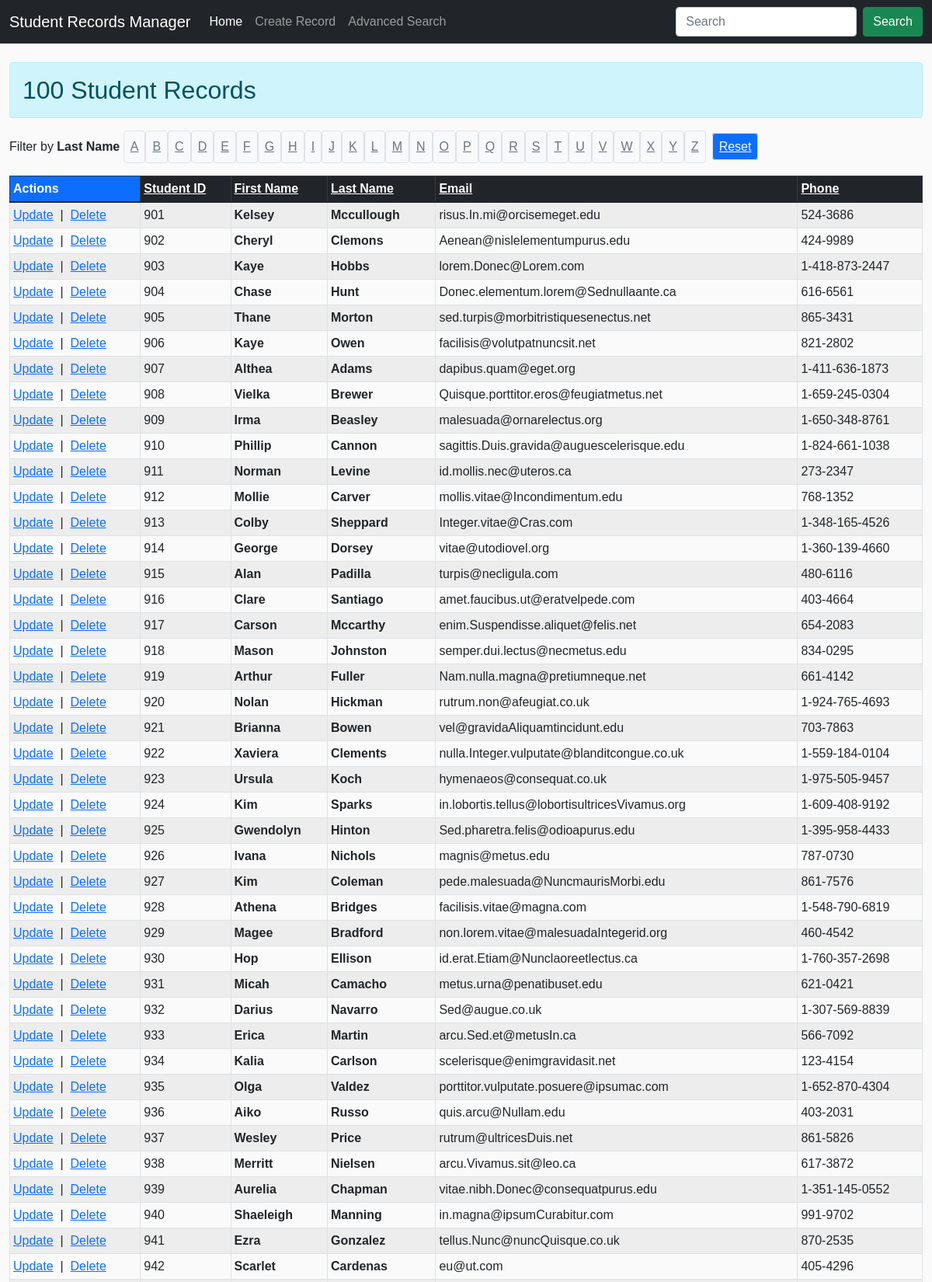
The app's page /Module-6/project-2-Zlitchufdux-master/display-records.php?sortby=student_id (upper part) with its own data.
### tables this page shows
CREATE TABLE `student_v2` (
  `id` mediumint(8) UNSIGNED NOT NULL,
  `student_id` mediumint(9) NOT NULL,
  `first_name` varchar(255) NOT NULL,
  `last_name` varchar(255) NOT NULL,
  `email` varchar(255) NOT NULL,
  `phone` varchar(100) NOT NULL,
  `degree_program` varchar(255) NOT NULL,
  `gpa` mediumint(9) NOT NULL,
  `financial_aid` mediumint(9) NOT NULL,
  `data_created` timestamp NOT NULL DEFAULT CURRENT_TIMESTAMP ON UPDATE CURRENT_TIMESTAMP
);

### Module-6/project-2-Zlitchufdux-master/inc/app/config.inc.php (called while the page is built, shortened)
<?php
$db_table = "student_v2";

### Module-6/project-2-Zlitchufdux-master/inc/functions/functions.inc.php (the view, shortened to what this page needs)
<?php
function display_letter_filters($filter)
{
    echo '<span class="d-inline-block mr-3">Filter by <strong>Last Name</strong></span> ';
    $letters = range('A', 'Z');
    for ($i = 0; $i < count($letters); $i++) {
        if ($filter == $letters[$i]) {
            $class = 'class="d-inline-block text-light font-weight-bold p-2 mr-3 bg-dark"';
        } else {
            $class = 'class="d-inline-block text-secondary p-2 mr-5 bg-light border rounded"';
        }
        echo "<u><a $class href='?filter=$letters[$i]' title='$letters[$i]'>$letters[$i]</a></u>";
    }
    echo '<a class="text-secondary p-2 mx-2 bg-primary text-light border rounded" href="?clearfilter" title="Reset Filter">Reset</a>&nbsp;&nbsp;';
}
function display_record_table($records)
{
    echo '<div class="table-responsive">';
    echo "<table class=\"table table-striped table-hover table-sm mt-3 table-bordered\">";
    echo '<thead class="table-dark"><tr><th class="bg-primary">Actions</th><th><a href="?sortby=student_id">Student ID</a></th><th><a href="?sortby=first_name">First Name</a></th><th><a href="?sortby=last_name">Last Name</a></th><th><a href="?sortby=email">Email</a></th><th><a href="?sortby=phone">Phone</a></th></thead>';
    foreach ($records as $row) {
        echo '<tr>';
        echo "<td><a href=\"update-record.php?id={$row->id}\">Update</a>&nbsp;&nbsp;|&nbsp;&nbsp;<a href=\"delete-record.php?id={$row->id}\" onclick=\"return confirm('Are you sure?');\">Delete</a></td>";
        echo "<td>{$row->student_id}</td>";
        echo "<td><strong>{$row->first_name}</strong></td>";
        echo "<td><strong>{$row->last_name}</strong></td>";
        echo "<td>{$row->email}</td>";
        echo "<td>{$row->phone}</td>";
        echo '</tr>';
    }
    echo '</table>';
    echo '</div>';
}
function echoActiveClassIfRequestMatches($requestUri)
{
    $current_file_name = basename($_SERVER["REQUEST_URI"], ".php");
    if ($current_file_name == $requestUri)
        echo 'active';
}

### Module-6/project-2-Zlitchufdux-master/css/style.css (style rules this page uses)
body { font-family: Arial, Helvetica, sans-serif; margin: 0; padding: 0; background: #fafafa; }
th a:link, th a:visited, th a:hover, th a:active { color: #ffffff; }

### records on screen
student_v2: student "901", first_name "Kelsey", last_name "Mccullough", email "risus.In.mi@orcisemeget.edu", phone "524-3686"
student_v2: student "902", first_name "Cheryl", last_name "Clemons", email "Aenean@nislelementumpurus.edu", phone "424-9989"
student_v2: student "903", first_name "Kaye", last_name "Hobbs", email "lorem.Donec@Lorem.com", phone "1-418-873-2447"
student_v2: student "904", first_name "Chase", last_name "Hunt", email "Donec.elementum.lorem@Sednullaante.ca", phone "616-6561"
student_v2: student "905", first_name "Thane", last_name "Morton", email "sed.turpis@morbitristiquesenectus.net", phone "865-3431"
student_v2: student "906", first_name "Kaye", last_name "Owen", email "facilisis@volutpatnuncsit.net", phone "821-2802"
student_v2: student "907", first_name "Althea", last_name "Adams", email "dapibus.quam@eget.org", phone "1-411-636-1873"
student_v2: student "908", first_name "Vielka", last_name "Brewer", email "Quisque.porttitor.eros@feugiatmetus.net", phone "1-659-245-0304"
student_v2: student "909", first_name "Irma", last_name "Beasley", email "malesuada@ornarelectus.org", phone "1-650-348-8761"
student_v2: student "910", first_name "Phillip", last_name "Cannon", email "sagittis.Duis.gravida@auguescelerisque.edu", phone "1-824-661-1038"
student_v2: student "911", first_name "Norman", last_name "Levine", email "id.mollis.nec@uteros.ca", phone "273-2347"
student_v2: student "912", first_name "Mollie", last_name "Carver", email "mollis.vitae@Incondimentum.edu", phone "768-1352"
student_v2: student "913", first_name "Colby", last_name "Sheppard", email "Integer.vitae@Cras.com", phone "1-348-165-4526"
student_v2: student "914", first_name "George", last_name "Dorsey", email "vitae@utodiovel.org", phone "1-360-139-4660"
student_v2: student "915", first_name "Alan", last_name "Padilla", email "turpis@necligula.com", phone "480-6116"
student_v2: student "916", first_name "Clare", last_name "Santiago", email "amet.faucibus.ut@eratvelpede.com", phone "403-4664"
student_v2: student "917", first_name "Carson", last_name "Mccarthy", email "enim.Suspendisse.aliquet@felis.net", phone "654-2083"
student_v2: student "918", first_name "Mason", last_name "Johnston", email "semper.dui.lectus@necmetus.edu", phone "834-0295"
student_v2: student "919", first_name "Arthur", last_name "Fuller", email "Nam.nulla.magna@pretiumneque.net", phone "661-4142"
student_v2: student "920", first_name "Nolan", last_name "Hickman", email "rutrum.non@afeugiat.co.uk", phone "1-924-765-4693"
student_v2: student "921", first_name "Brianna", last_name "Bowen", email "vel@gravidaAliquamtincidunt.edu", phone "703-7863"
student_v2: student "922", first_name "Xaviera", last_name "Clements", email "nulla.Integer.vulputate@blanditcongue.co.uk", phone "1-559-184-0104"
student_v2: student "923", first_name "Ursula", last_name "Koch", email "hymenaeos@consequat.co.uk", phone "1-975-505-9457"
student_v2: student "924", first_name "Kim", last_name "Sparks", email "in.lobortis.tellus@lobortisultricesVivamus.org", phone "1-609-408-9192"
student_v2: student "925", first_name "Gwendolyn", last_name "Hinton", email "Sed.pharetra.felis@odioapurus.edu", phone "1-395-958-4433"
student_v2: student "926", first_name "Ivana", last_name "Nichols", email "magnis@metus.edu", phone "787-0730"
student_v2: student "927", first_name "Kim", last_name "Coleman", email "pede.malesuada@NuncmaurisMorbi.edu", phone "861-7576"
student_v2: student "928", first_name "Athena", last_name "Bridges", email "facilisis.vitae@magna.com", phone "1-548-790-6819"
student_v2: student "929", first_name "Magee", last_name "Bradford", email "non.lorem.vitae@malesuadaIntegerid.org", phone "460-4542"
student_v2: student "930", first_name "Hop", last_name "Ellison", email "id.erat.Etiam@Nunclaoreetlectus.ca", phone "1-760-357-2698"
student_v2: student "931", first_name "Micah", last_name "Camacho", email "metus.urna@penatibuset.edu", phone "621-0421"
student_v2: student "932", first_name "Darius", last_name "Navarro", email "Sed@augue.co.uk", phone "1-307-569-8839"
student_v2: student "933", first_name "Erica", last_name "Martin", email "arcu.Sed.et@metusIn.ca", phone "566-7092"
student_v2: student "934", first_name "Kalia", last_name "Carlson", email "scelerisque@enimgravidasit.net", phone "123-4154"
student_v2: student "935", first_name "Olga", last_name "Valdez", email "porttitor.vulputate.posuere@ipsumac.com", phone "1-652-870-4304"
student_v2: student "936", first_name "Aiko", last_name "Russo", email "quis.arcu@Nullam.edu", phone "403-2031"
student_v2: student "937", first_name "Wesley", last_name "Price", email "rutrum@ultricesDuis.net", phone "861-5826"
student_v2: student "938", first_name "Merritt", last_name "Nielsen", email "arcu.Vivamus.sit@leo.ca", phone "617-3872"
student_v2: student "939", first_name "Aurelia", last_name "Chapman", email "vitae.nibh.Donec@consequatpurus.edu", phone "1-351-145-0552"
student_v2: student "940", first_name "Shaeleigh", last_name "Manning", email "in.magna@ipsumCurabitur.com", phone "991-9702"
student_v2: student "941", first_name "Ezra", last_name "Gonzalez", email "tellus.Nunc@nuncQuisque.co.uk", phone "870-2535"
student_v2: student "942", first_name "Scarlet", last_name "Cardenas", email "eu@ut.com", phone "405-4296"

### other values on screen
$stmt->rowCount() "100"
$letters[$i] "A"
$letters[$i] "B"
$letters[$i] "C"
$letters[$i] "D"
$letters[$i] "E"
$letters[$i] "F"
$letters[$i] "G"
$letters[$i] "H"
$letters[$i] "I"
$letters[$i] "J"
$letters[$i] "K"
$letters[$i] "L"
$letters[$i] "M"
$letters[$i] "N"
